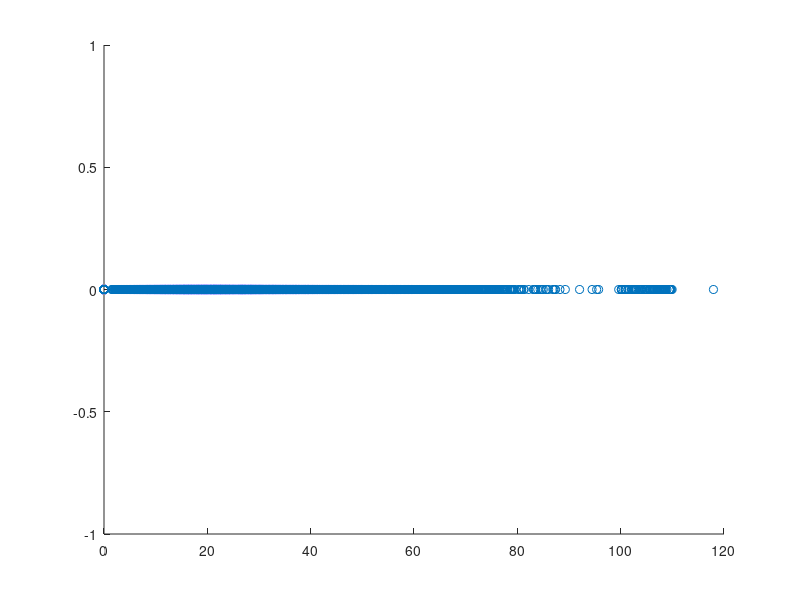

MATLAB code to generate this figure: (Note: this script raises an error after producing the figure.)

load('dataIndSSA2022.mat')
%% Task 1
figure;
x = zeros(1, length(task1_data));
scatter(task1_data, x)
figure;
histogram(task1_data,50);
figure;
boxplot(task1_data)

data_no_outlier = rmoutliers(task1_data);
figure;
histogram(data_no_outlier,50);
% 7 number summary whith normalized data whithout outlier
percentiles = prctile(data_no_outlier/max(data_no_outlier),[2,9,25,50,75,91,98]);
%for normal distribution the distance between these need to be same 
%and as we can see the distance is not exactly the same but its close.

m = mean(data_no_outlier); %mean
var = var(data_no_outlier); % variance 
st = std(data_no_outlier); % standard deviation 
n = length(data_no_outlier);
% skweness is positive so the data is skewed to the right 
skweness = (sum((data_no_outlier - m).^3))/((n -1 ) * (st^3));
%hypothesis
% from data generated without outliers the hypothesis that we can 
% make is the data is normally distributed with right skweness. 

%% Task 2
MLEmean = sum(log(task2_data)) / length(task2_data);
MLEvar = sum((log(task2_data) - MLEmean).^2) /length(task2_data);
std2 = sqrt(MLEvar);
% PDF of log normal distribution 
logNormPDF = @(x) (1 ./ (x * std2 * sqrt(2 * pi))) .* exp(- ((log(x) - MLEmean).^2)/ (2 * MLEvar));
x =[min(task2_data):.01:max(task2_data)];
h = histogram(task2_data, 60, 'Normalization','pdf');
hold on
plot(x, logNormPDF(x));
hold off

alpha = 0.05;
[Y, E] = discretize(task2_data, 60);
expected = zeros(1, length(E));
for i=1: length(E)-1
     expected(i) = integral(logNormPDF, E(i), E(i+1));
end
x = 0;
for j = 1: length(E)   
    if(expected(j) ~= 0)
        x = x + (((h.Values(j) - expected(j))^2)/expected(j));
    end
end
x


%% Task 3
a1 = 0;
a2 = 63308;
a3 = -183326;
b1 = 86098;
b2 = 0;
b3 = -539608;
m1 = 2147483647;
m2 = 2145483479;
x = zeros(1, 10000);
y = zeros(1, 10000);

for n = 4:10000    
    x(n) = mod((a1 * x(n-1)) + (a2 * x(n-2)) + (a3 * x(n-3)), m1);
    y(n) = mod((b1 * y(n-1)) + (b2 * y(n-2)) + (b3 * y(n-3)), m2);
    z(n) = mod((x(n) - y(n)), m1);
end
fHat = zeros(size(task2_data));
plusD = zeros(size(task2_data)); 
minusD = zeros(size(task2_data)); 
n = length(task2_data);
for i = 1: n
    if task2_data(i) < 0
        fHat(i) = 0; 
    elseif task2_data(i) > 1
        fHat(i) = 1; 
    else 
        fHat(i) = task2_data(i); 
    end
    plusD(i) = i/ n - fHat(i); 
    minusD(i) = fHat(i) - (i-1)/n;
end

maxPlus = max(plusD); 
maxMinus = max(minusD); 
d = max(maxMinus, maxPlus);

z = z / max(z);
Hand = reshape(floor(z*10), 2000,5);
p = zeros(1, 7);
for i =1:length(Hand)
    x = Hand(i,:);
    u = unique(x);
    if length(u) == 5
         p(1) = p(1) + 1;
    elseif length(u) == 4
         p(2) = p(2) + 1;
    elseif length(u) == 3
        l = zeros(1,length(u));
        for j=1:length(u)
            l(j) = length(find(x == u(j)));
        end

          if (max(l)== 2)
              p(3) = p(3) + 1;
          else 
              p(4) = p(4) + 1;
          end
    elseif length(u) == 2
        l = zeros(1,length(u));
        for j=1:length(u)
            l(j) = length(find(x == u(j)));
        end

          if (max(l)== 3)
              p(5) = p(5)+1;
          else 
              p(6) = p(6) + 1;
          end
    elseif length(u) == 1
        p(7) = p(7) + 1;
    end

end


probObserved = p/2000;
probExpected = [0.3024, 0.5040, 0.1080,0.072, 0.009, 0.0045, 0.0001];
chiSq = 0;
for i = 1: length(probExpected)
    if probObserved(i) == 0
        chiSq = chiSq + 0;
    else
    y1 = (probExpected(i) - probObserved(i));
    chiSq = chiSq + ((y1^2)/probObserved(i));
    end
end 




    